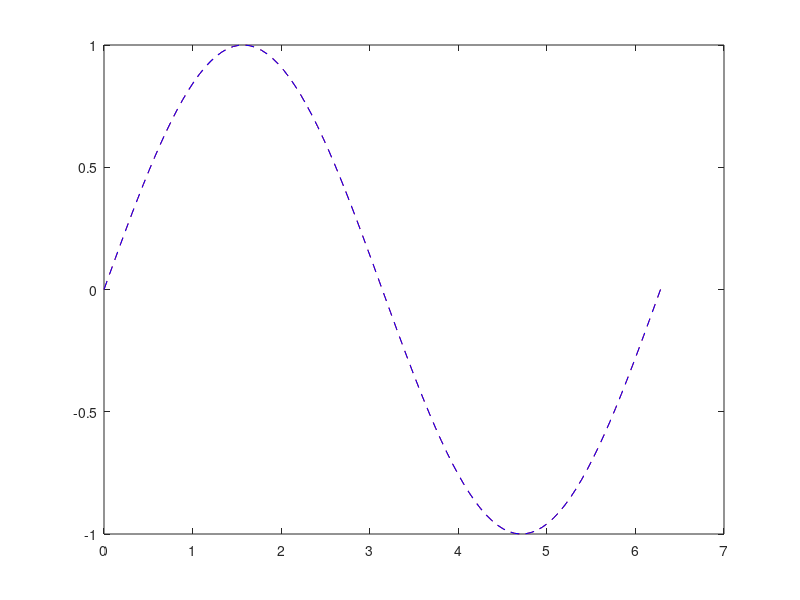

The MATLAB source for this figure:
clc;
clear all;

x = linspace(0,2 * pi);
y = sin(x);

xlabel("x");
ylabel("sin(X)")
title("Plot the Sine Function")
plot(x,y,"r--")

hold on
y2 = cos(x);
plot(x,y,"b--")
hold off